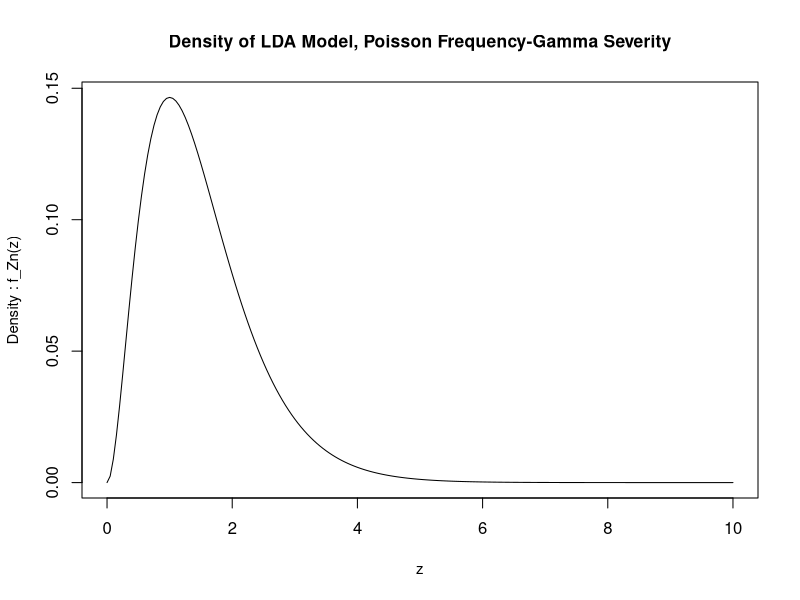
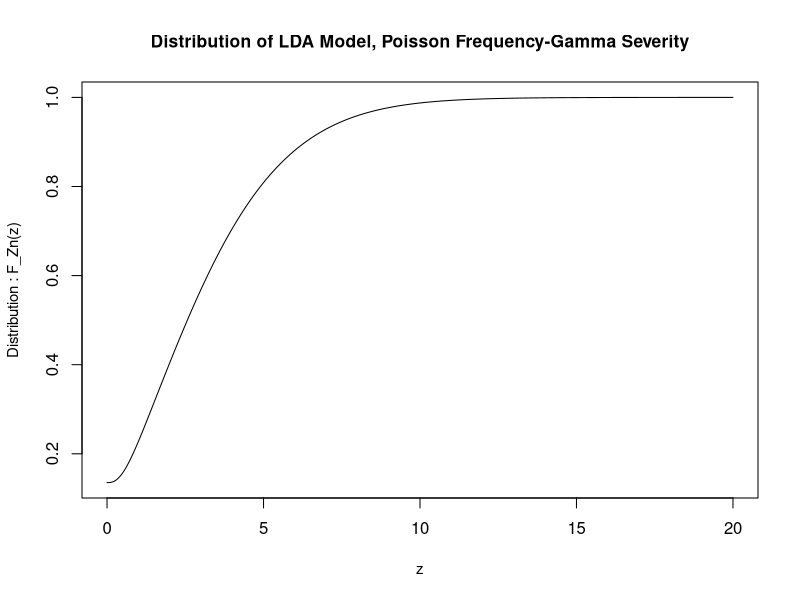
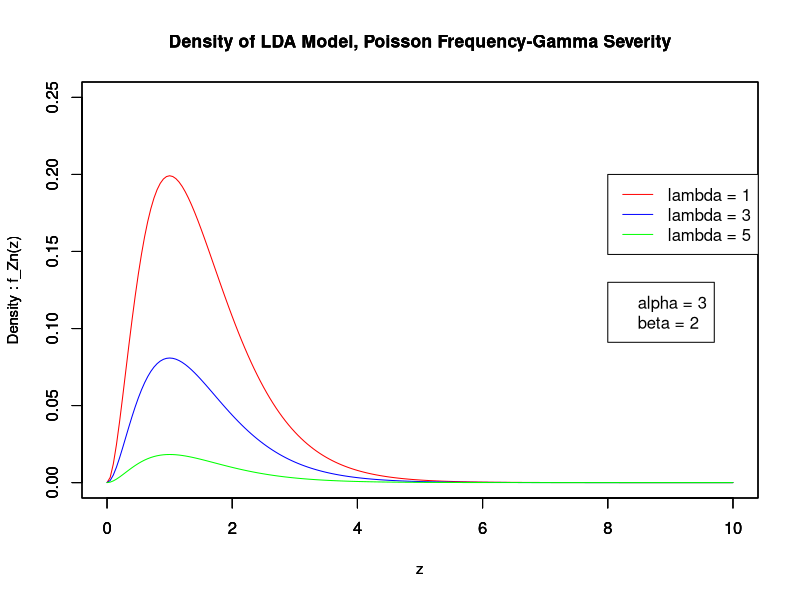
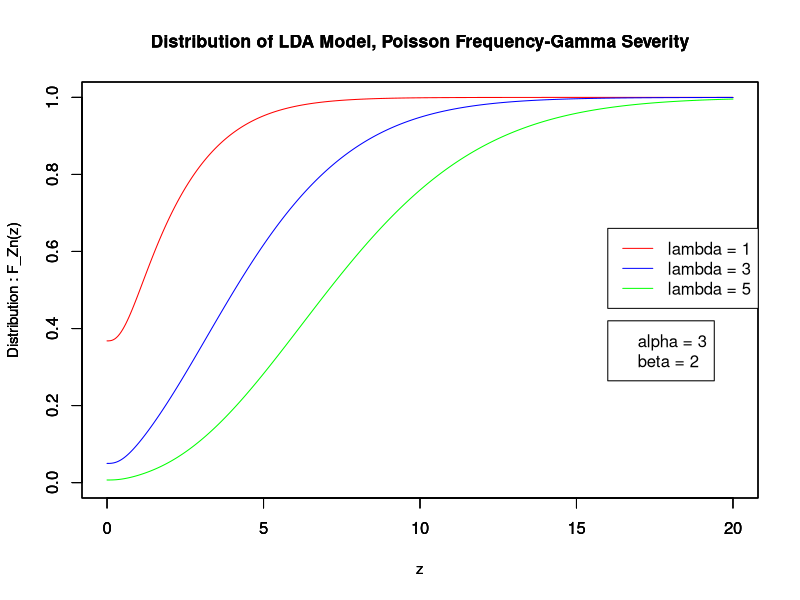
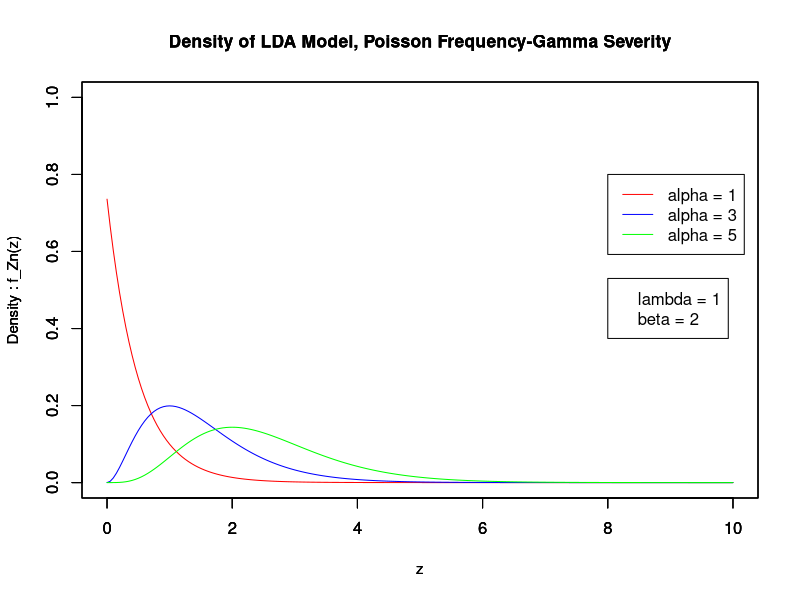
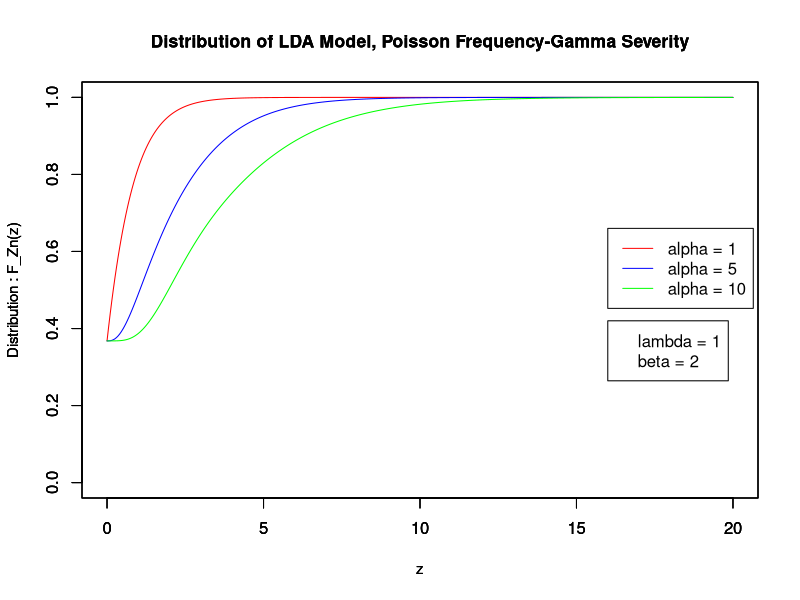
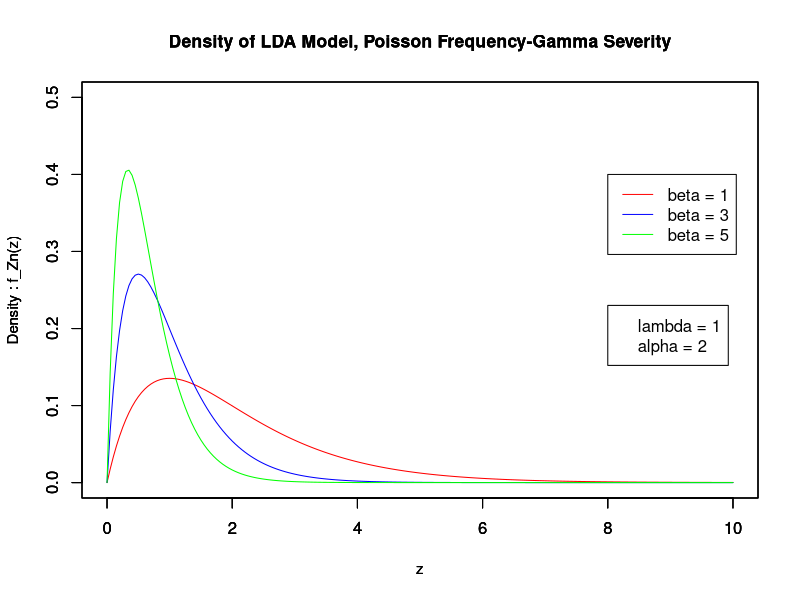
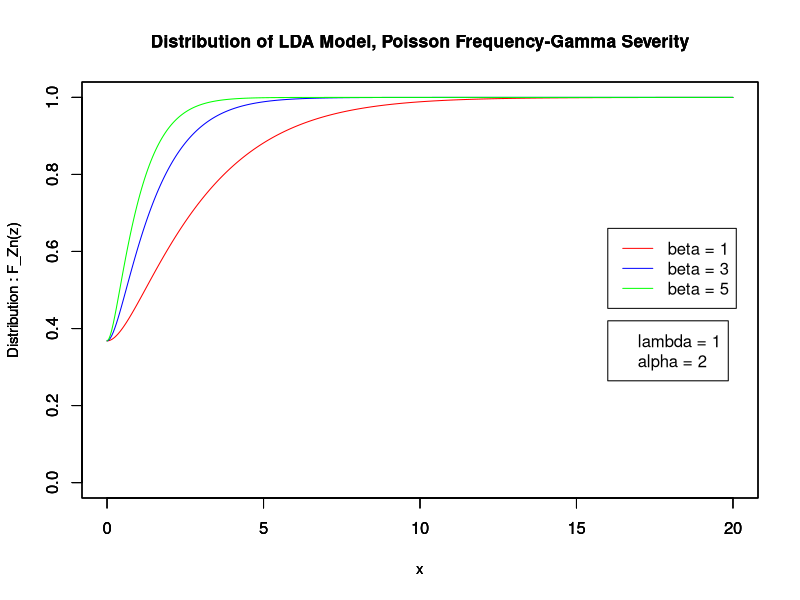

R code for these plots, in order: (Note: this script raises an error after producing the figures.)
rm(list=ls(all=TRUE))
library(pracma)
dev.off()
#Setting the parameters
lambda <- 2
bet <- 2
alph <- 3

###PDF

#Defining our density function for Poisson-Gamma distribution
PGdens <- function(z,n,alph,bet,lambda) {partialsum = 0

for(k in 1:n){  #We want a sum, hence we use a for loop
  partialsum = partialsum + dpois(k,lambda)*dgamma(z,alph*k,bet) #Defining the sum using the equation we defined
  
  return(partialsum)
}}

zs1 = seq(0, 10, by = 0.05) #Our range of z values

#Plotting the density function for our parameter values
plot(zs1,PGdens(zs1,200,alph,bet,lambda),main = "Density of LDA Model, Poisson Frequency-Gamma Severity",cex.main=1.05 ,xlab = "z",ylab="Density : f_Zn(z)",cex.lab=0.9,"l")


####CDF
zs = seq(0, 20, by = 0.05)#Our range of z values

#Defining our distribution function for Poisson-Gamma distribution
PGcdf <- function(z,n,alph,bet,lambda) {partialsum = exp(-lambda)
if(n>0){
  
  for(k in 1:n){
    partialsum = partialsum +  dpois(k,lambda)* pgamma(z,alph*k,bet)#Defining the sum using the equation we defined
  }
}

return(partialsum)
}


plot(zs,PGcdf(zs,50,alph,bet,lambda),main = "Distribution of LDA Model, Poisson Frequency-Gamma Severity",cex.main=1.05 ,xlab = "z",ylab="Distribution : F_Zn(z)",cex.lab=0.9,"l")



#Testing different values of lambda, alpha and beta

#Lambda tests____________________________________________________
dev.off()
zs1 = seq(0, 10, by = 0.05)
zs2 = seq(0, 20, by = 0.05)

alpha_lambdatest <- 3 #Setting our alpha and beta parameters
beta_lambdatest <- 2

lambdas = c(1,3,5)#We are going to plot the model for lambda = 1, 3 and 5

color = c("red","blue","green")#Defining different colours to see the difference in plots

for(i in 1:3){ #Testing each parameter value for the density function
  pgdens = PGdens(zs1,200,alpha_lambdatest,beta_lambdatest,lambda = lambdas[i])
  
  #Plotting the density
  plot(zs1,pgdens,main = "Density of LDA Model, Poisson Frequency-Gamma Severity", cex.main=1.05 ,xlab = "z",ylab="Density : f_Zn(z)",ylim = c(0,0.25),cex.lab=0.9,"l",col = color[i])
  par(new = TRUE)
}
legend(8,0.20,legend = c("lambda = 1","lambda = 3","lambda = 5"),col = c("red","blue","green"),lty = 1)
legend(8,0.13, legend = c("alpha = 3","beta = 2"))

dev.off()
for(i in 1:3){#Testing each parameter value for the distribution function
  pgcdf = PGcdf(zs2,20,alpha_lambdatest,beta_lambdatest,lambda = lambdas[i])
  
  #Plotting the distribution
  plot(zs2,pgcdf,main = "Distribution of LDA Model, Poisson Frequency-Gamma Severity", cex.main=1.05 ,xlab = "z",ylab="Distribution : F_Zn(z)",ylim = c(0,1),cex.lab=0.9,"l",col = color[i])
  par(new = TRUE)
}
legend(16,0.66,legend = c("lambda = 1","lambda = 3","lambda = 5"),col = c("red","blue","green"),lty = 1)
legend(16,0.42, legend = c("alpha = 3","beta = 2"))

#Alpha tests____________________________________________________
dev.off()
zs1 = seq(0, 10, by = 0.05)
zs2 = seq(0, 20, by = 0.05)

beta_alphatest <- 2 #Setting our beta and lambda parameters
lambda_alphatest <- 1

alphas = c(1,3,5)#We are going to plot the model for alphas = 1, 3 and 5
color = c("red","blue","green")

for(i in 1:3){#Testing each parameter value for the density function
  pgdens = PGdens(zs1,200,alph = alphas[i],beta_alphatest,lambda_alphatest)
  
  #Plotting the density
  plot(zs1,pgdens,main = "Density of LDA Model, Poisson Frequency-Gamma Severity", cex.main=1.05 ,xlab = "z",ylab="Density : f_Zn(z)",ylim = c(0,1),cex.lab=0.9,"l",col = color[i])
  par(new = TRUE)
}
legend(8,0.80,legend = c("alpha = 1","alpha = 3","alpha = 5"),col = c("red","blue","green"),lty = 1)
legend(8,0.53, legend = c("lambda = 1","beta = 2"))


dev.off()
for(i in 1:3){#Testing each parameter value for the density function
  pgcdf = PGcdf(zs2,20,alph = alphas[i],beta_alphatest,lambda_alphatest)
  
  #Plotting the distribution
  plot(zs2,pgcdf,main = "Distribution of LDA Model, Poisson Frequency-Gamma Severity", cex.main=1.05 ,xlab = "z",ylab="Distribution : F_Zn(z)",ylim = c(0,1),cex.lab=0.9,"l",col = color[i])
  par(new = TRUE)
}
legend(16,0.66,legend = c("alpha = 1","alpha = 5","alpha = 10"),col = c("red","blue","green"),lty = 1)
legend(16,0.42, legend = c("lambda = 1","beta = 2"))

#Beta tests____________________________________________________
dev.off()
zs1 = seq(0, 10, by = 0.05)
zs2 = seq(0, 20, by = 0.05)
alpha_betatest <- 2 #Setting our alpha and lambda parameters
lambda_betatest <- 1
betas = c(1,2,3)#We are going to plot the model for betas = 1,2 and 3
color = c("red","blue","green")

for(i in 1:3){#Testing each parameter value for the density function
  pgdens = PGdens(zs1,200,alpha_betatest,bet = betas[i],lambda_alphatest)
  
  #Plotting the density
  plot(zs1,pgdens,main = "Density of LDA Model, Poisson Frequency-Gamma Severity", cex.main=1.05 ,xlab = "z",ylab="Density : f_Zn(z)",ylim = c(0,0.5),cex.lab=0.9,"l",col = color[i])
  par(new = TRUE)
}
legend(8,0.40,legend = c("beta = 1","beta = 3","beta = 5"),col = c("red","blue","green"),lty = 1)
legend(8,0.23, legend = c("lambda = 1","alpha = 2"))

dev.off()
for(i in 1:3){#Testing each parameter value for the distribution function
  pgcdf = PGcdf(zs2,20,alpha_betatest,bet = betas[i],lambda_alphatest)
  
  #Plotting the distribution
  plot(zs2,pgcdf,main = "Distribution of LDA Model, Poisson Frequency-Gamma Severity", cex.main=1.05 ,xlab = "x",ylab="Distribution : F_Zn(z)",ylim = c(0,1),cex.lab=0.9,"l",col = color[i])
  par(new = TRUE)
}
legend(16,0.66,legend = c("beta = 1","beta = 3","beta = 5"),col = c("red","blue","green"),lty = 1)
legend(16,0.42, legend = c("lambda = 1","alpha = 2"))

#Monte Carlo Simulation_______________________________________________________________
dev.off()
lambda <- 2 # Deining intial parameters
bet <- 2
alph <- 3

poisson_gamma_montecarlo <- function(lambda,alpha,beta,nsim){
  
  annual_loss <- rep(NA,nsim)
  
  for (i in 1:nsim){ #We want to simulate for n yea so we use a for loop
    
    no_of_losses <- rpois(1,lambda) #Smpling the number of losses from the poisson distribution
    
    if (no_of_losses == 0){ #If the number of losses in that year is 0 then we want a zero value 
      
      annual_loss[i] <- 0
      
    } else{
      
      individual_losses = rgamma(no_of_losses,alpha, beta) #Sampling the individual losses that year from the Gamma distribution
      
      agg_losses = sum(individual_losses) #Aggregating the losses
      annual_loss[i] <- agg_losses #Assigning the loss for that year as the aggregate loss
      
    }
    
  }
  
  
  return(annual_loss)
  
}

monty = poisson_gamma_montecarlo(lambda = lambda,alpha = alph,beta = bet, nsim = 10000)

hist(monty,ylim = c(0,2500),xlab='Losses', main='Poisson-Gamma LDA Monte-Carlo') #Plotting the histogram
my_hist <- hist(monty,ylim = c(0,2500))       # Store histogram info
my_hist$counts <- cumsum(my_hist$counts)    # Change histogram counts
plot(my_hist,xlab='Losses',main='Cumulative Poisson-Gamma LDA Monte-Carlo')  

#Montecarlo Simulations
dev.off()
zs1 = seq(0, 10, by = 0.05)
zs2 = seq(0, 20, by = 0.05)

alpha_lambdatest <- 3 #Setting consistent parameters for alpha , beta and lambda for each tes
beta_lambdatest <- 2

alpha_betatest <- 2 
lambda_betatest <- 5

beta_alphatest <- 2 
lambda_alphatest <- 5

alphas = c(1,3,5)#We are going to plot the model for alpha = 1, 3 and 5
betas = c(1,2,3)#We are going to plot the model for lambda = 1, 2 and 3
lambdas = c(2,4,6)#We are going to plot the model for lambda = 2, 4 and 6

color = c("red","blue","green")

#Lambda tests____________________________________________________

dev.off()
par(mfrow=c(2,3))

for(i in 1:3){#Testing the Monte carlo distribution for values of lambda
  monty_test = poisson_gamma_montecarlo(lambda = lambdas[i],alpha = alpha_lambdatest,beta = beta_lambdatest, nsim = 10000)
  par(new=FALSE)
  cuml_hist <- hist(monty_test,col = color[i],main = "Histogram of Poisson-Gamma LDA Monte Carlo Sim.",cex.main = 0.94,ylim = c(0,2500))
  
  
  cuml_hist$counts <- cumsum(cuml_hist$counts)
  plot(cuml_hist,col=color[i],main = "Histogram of Annual Loss Distribution",cex.main = 0.94)
}
legend(15,6000,legend = c("lambda = 1","lambda = 3","lambda = 5"),col = c("red","blue","green"),lty = 1,cex = 0.75)
legend(15,3000, legend = c("alpha = 3","beta = 2"),cex = 0.75)


#Alpha tests____________________________________________________
dev.off()
par(mfrow=c(2,3))
for(i in 1:3){#Testing the Monte carlo distribution for values of alphas
  monty_test = poisson_gamma_montecarlo(lambda_alphatest,alph = alphas[i],beta_alphatest, nsim = 10000)
  par(new=FALSE)
  
  cuml_hist <- hist(monty_test,col = color[i],main = "Histogram of Poisson-Gamma LDA Monte Carlo Sim.",cex.main = 0.94,ylim = c(0,3000))
  
  
  cuml_hist$counts <- cumsum(cuml_hist$counts)
  plot(cuml_hist,col=color[i],main = "Histogram of Annual Loss Distribution",cex.main = 0.94)
}

legend(20,6000,legend = c("alpha = 1","alpha = 3","alpha = 5"),col = c("red","blue","green"),lty = 1,cex = 0.75)
legend(20,3000, legend = c("lambda = 5","beta = 2"),cex = 0.75)

#Beta tests____________________________________________________
dev.off()
par(mfrow=c(2,3))
for(i in 1:3){#Testing the Monte carlo distribution for values of beta
  monty_test = poisson_gamma_montecarlo(lambda_betatest,alpha_betatest,beta = betas[i], nsim = 10000)
  par(new=FALSE)
  
  cuml_hist <- hist(monty_test,col = color[i],main = "Histogram of Poisson-Gamma LDA Monte Carlo Sim.",cex.main = 0.94,xlab = "Loss amount",ylab = "",ylim = c(0,3000))
  
  cuml_hist$counts <- cumsum(cuml_hist$counts)
  plot(cuml_hist,col=color[i],main = "Histogram of Annual Loss Distribution",cex.main = 0.94)
}
legend(6,6000,legend = c("beta = 1","beta = 3","beta = 5"),col = c("red","blue","green"),lty = 1,cex = 0.75)
legend(6,3000, legend = c("lambda = 5","alpha = 3"),cex = 0.75)

